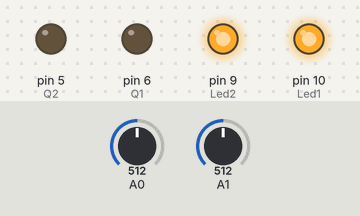
Simulated run of this sketch. Board: Arduino Uno, built with avr-gcc and run on an emulated ATmega328P. Parts: output pins drawn as LEDs (lit = HIGH). The test bench sets the inputs (shaded band); at power-on: A0 = 512, A1 = 512. What the sketch prints to the serial monitor is not drawn.

Above: at 1.2 s.
1.3 s: A0 set to 306
At 1.9 s:
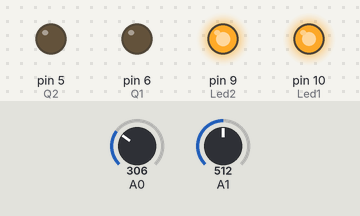
3.0 s: A1 set to 306
At 4.6 s:
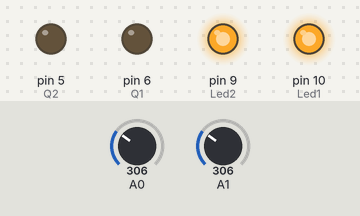
5.0 s: A0 set to 122
At 6.2 s:
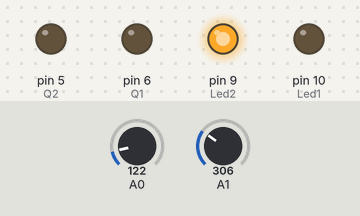
7.0 s: A1 set to 122
At 8.9 s:
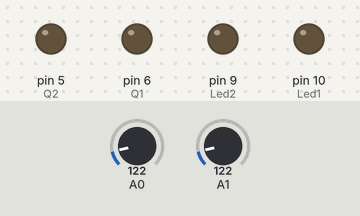
9.5 s: A0 set to 171
12.0 s: A0 set to 200
At 13.9 s:
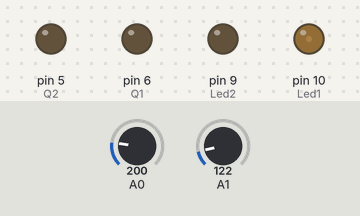
Timing chart, 0 to 15.0 s (numbered marks = the images above; inputs shaded):
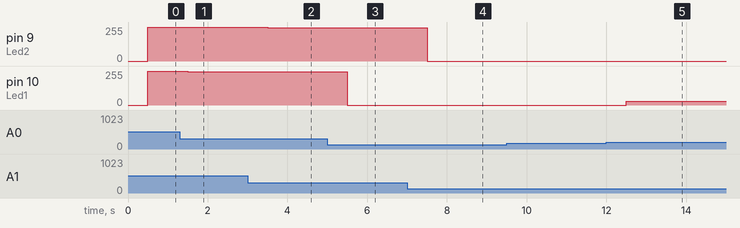

The sketch:

URlabFirmware.ino
```cpp
// Declaracón de tipos
typedef union{
   float val;
   byte  b[4];     // Array de bytes de tamaño igual al tamaño de la primera variable: float = 4 bytes
} FLOATUNION_t ;

// Declaración de constantes y variables
const int Q1 = 6;
const int Q2 = 5;
const int Led1 = 10;
const int Led2 = 9;
const float TempMax = 80;


const int dim = 16;
byte buff[dim];

FLOATUNION_t T1, T2, U;

int i   = 0;
int cnt = 0;

unsigned long t_anterior, t_lecturas, t_lecturas_ant, t_actual, t_recepcion;

float u1, u2;

void setup() {

  pinMode(Q1,OUTPUT);
  pinMode(Q2,OUTPUT);

  pinMode(Led1,OUTPUT);
  pinMode(Led2,OUTPUT);

  analogWrite(Q1,0);
  analogWrite(Q2,0);

  Serial.begin(115200);
  Serial.flush();

  T1.val = 22;
  T2.val = 22;
  t_anterior = millis();
  u1 = 0;
  u2 = 0;
  t_lecturas_ant = 0;
  t_anterior     = 0;
  t_recepcion    = 0;
}

void loop() {
  // Lectura de temperaturas
  t_lecturas = millis ();
  if ((t_lecturas - t_lecturas_ant) >= 50){
    t_lecturas_ant = t_lecturas;
    T1.val  = 100 * (5.0 * (float)analogRead(A0)/1024.0 - 0.5); //0.9 * T1.val + 0.1 * 100 * (5.0 * (float)analogRead(A0)/1024.0 - 0.5);
    T2.val  = 100 * (5.0 * (float)analogRead(A1)/1024.0 - 0.5); //0.9 * T2.val + 0.1 * 100 * (5.0 * (float)analogRead(A1)/1024.0 - 0.5);
  }

  // Escritura de valores PWM
  int n_datos = Serial.available();
  if (n_datos>9){
    int i = 0;
    while (Serial.available()>0){
      buff[i] = Serial.read();
      i++;
    }
    i--;
    if (buff[i]==10 && buff[i-1] == 13){
      t_recepcion = millis();
      // Generación de salidas PWM
      U.b[0] = buff[i-9];
      U.b[1] = buff[i-8];
      U.b[2] = buff[i-7];
      U.b[3] = buff[i-6];

      u1 = 4.0 * U.val;

      U.b[0] = buff[i-5];
      U.b[1] = buff[i-4];
      U.b[2] = buff[i-3];
      U.b[3] = buff[i-2];

      u2 = 4.0 * U.val;
      int pwm1 = map((int)u1,0, 400, 0,255);
      int pwm2 = map((int)u2,0, 400, 0,255);
      if (T1.val>TempMax){pwm1 = 0;}
      if (T2.val>TempMax){pwm1 = 0;}
      analogWrite(Q1,pwm1);
      analogWrite(Q2,pwm2);
      delay(20);
    }

  }

// Desconecto los transistores si no se reciben datos en 10 segundos
if (millis() - t_recepcion >= 10000){
    u1 = 0;
    u2 = 0;
    analogWrite(Q1,0);
    analogWrite(Q2,0);
}


  t_actual = millis();
  if ((t_actual - t_anterior) >= 500){
    t_anterior = t_actual;
    Serial.write('A');
    Serial.write(T1.b,4);
    Serial.write(T2.b,4);
    Serial.write('\n');

    if (T1.val>=40){
      int pwmLed1 = map((int)T1.val, 40, 100, 0, 255);
      analogWrite(Led1,pwmLed1);
    }
    else{
      analogWrite(Led1,0);
    }

    if (T2.val>=40){
      int pwmLed2 = map((int)T2.val, 40, 100, 0, 255);
      analogWrite(Led2,pwmLed2);
    }
    else{
      analogWrite(Led2,0);
    }

  }

}
```

Measured:
- after the input at 1.3 s, pin 10 (Led1): 255/255 → 250/255 after 0.20 s
- after the input at 3.0 s, pin 9 (Led2): 255/255 → 250/255 after 0.50 s
- after the input at 5.0 s, pin 10 (Led1): 250/255 → 0/255 after 0.50 s
- after the input at 7.0 s, pin 9 (Led2): 250/255 → 0/255 after 0.50 s
- after the input at 9.5 s, every drawn part: stays the same
- after the input at 12.0 s, pin 10 (Led1): 0/255 → 29/255 after 0.50 s
